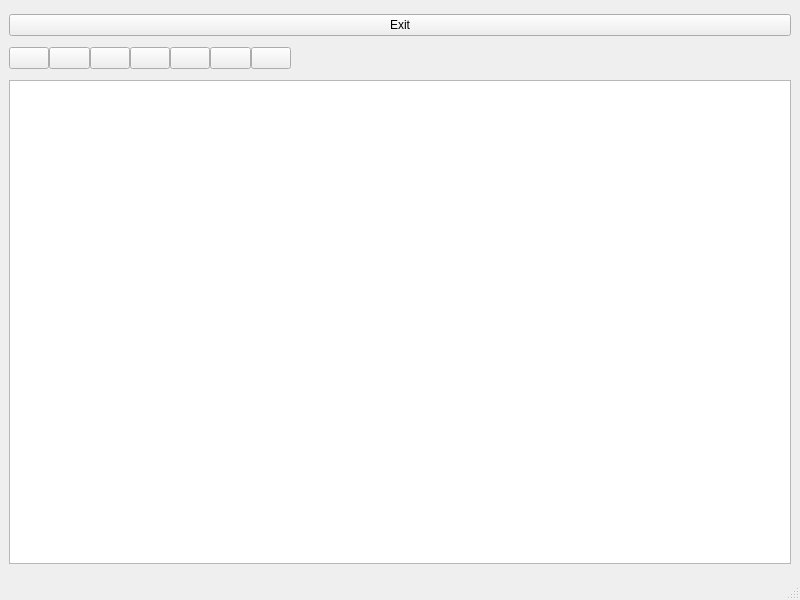
<?xml version="1.0" encoding="UTF-8"?>
<ui version="4.0">
 <class>Notepad</class>
 <widget class="QMainWindow" name="Notepad">
  <property name="geometry">
   <rect>
    <x>0</x>
    <y>0</y>
    <width>800</width>
    <height>600</height>
   </rect>
  </property>
  <property name="windowTitle">
   <string>Notepad</string>
  </property>
  <widget class="QWidget" name="centralwidget">
   <layout class="QVBoxLayout" name="verticalLayout">
    <item>
     <layout class="QVBoxLayout" name="appLayout">
      <property name="topMargin">
       <number>5</number>
      </property>
      <property name="bottomMargin">
       <number>5</number>
      </property>
      <item>
       <widget class="QPushButton" name="exitButton">
        <property name="text">
         <string>Exit</string>
        </property>
       </widget>
      </item>
      <item>
       <layout class="QHBoxLayout" name="horizontalLayout" stretch="0,0,0,0,0,0,0">
        <property name="spacing">
         <number>0</number>
        </property>
        <property name="topMargin">
         <number>5</number>
        </property>
        <property name="rightMargin">
         <number>500</number>
        </property>
        <property name="bottomMargin">
         <number>5</number>
        </property>
        <item>
         <widget class="QPushButton" name="newFileButton">
          <property name="text">
           <string/>
          </property>
          <property name="icon">
           <iconset resource="desnoteResource.qrc">
            <normaloff>:/Content/Content/newFileIcon1.png</normaloff>:/Content/Content/newFileIcon1.png</iconset>
          </property>
          <property name="iconSize">
           <size>
            <width>16</width>
            <height>16</height>
           </size>
          </property>
         </widget>
        </item>
        <item>
         <widget class="QPushButton" name="saveButton">
          <property name="text">
           <string/>
          </property>
          <property name="icon">
           <iconset resource="desnoteResource.qrc">
            <normaloff>:/Content/Content/saveIcon.png</normaloff>:/Content/Content/saveIcon.png</iconset>
          </property>
         </widget>
        </item>
        <item>
         <widget class="QPushButton" name="saveNewButton">
          <property name="text">
           <string/>
          </property>
          <property name="icon">
           <iconset resource="desnoteResource.qrc">
            <normaloff>:/Content/Content/saveAsIcon1.png</normaloff>:/Content/Content/saveAsIcon1.png</iconset>
          </property>
         </widget>
        </item>
        <item>
         <widget class="QPushButton" name="browseButton">
          <property name="text">
           <string/>
          </property>
          <property name="icon">
           <iconset resource="desnoteResource.qrc">
            <normaloff>:/Content/Content/browseOpenIcon.png</normaloff>:/Content/Content/browseOpenIcon.png</iconset>
          </property>
         </widget>
        </item>
        <item>
         <widget class="QPushButton" name="undoButton">
          <property name="text">
           <string/>
          </property>
          <property name="icon">
           <iconset resource="desnoteResource.qrc">
            <normaloff>:/Content/Content/undoIcon.png</normaloff>:/Content/Content/undoIcon.png</iconset>
          </property>
         </widget>
        </item>
        <item>
         <widget class="QPushButton" name="redoButton">
          <property name="text">
           <string/>
          </property>
          <property name="icon">
           <iconset resource="desnoteResource.qrc">
            <normaloff>:/Content/Content/redoIcon.png</normaloff>:/Content/Content/redoIcon.png</iconset>
          </property>
         </widget>
        </item>
        <item>
         <widget class="QPushButton" name="pasteButton">
          <property name="text">
           <string/>
          </property>
          <property name="icon">
           <iconset resource="desnoteResource.qrc">
            <normaloff>:/Content/Content/pasteIcon.png</normaloff>:/Content/Content/pasteIcon.png</iconset>
          </property>
         </widget>
        </item>
       </layout>
      </item>
      <item>
       <widget class="QTextEdit" name="textEdit">
        <property name="maximumSize">
         <size>
          <width>800</width>
          <height>600</height>
         </size>
        </property>
       </widget>
      </item>
     </layout>
    </item>
   </layout>
  </widget>
  <widget class="QMenuBar" name="menubar">
   <property name="geometry">
    <rect>
     <x>0</x>
     <y>0</y>
     <width>800</width>
     <height>21</height>
    </rect>
   </property>
  </widget>
  <widget class="QStatusBar" name="statusbar"/>
 </widget>
 <resources>
  <include location="desnoteResource.qrc"/>
 </resources>
 <connections/>
</ui>
